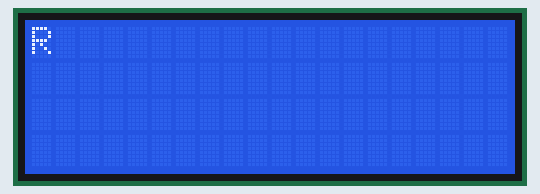
Simulated run of this sketch. Board: Arduino Uno, built with avr-gcc and run on an emulated ATmega328P. Parts: 20×4 character LCD. What the sketch prints to the serial monitor is not drawn.

Above: at 0.14 s.
At 0.61 s:
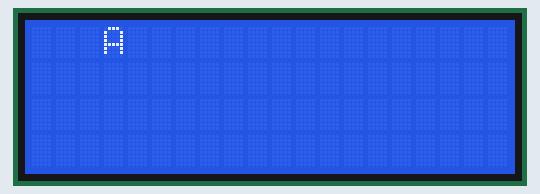
At 1.23 s:
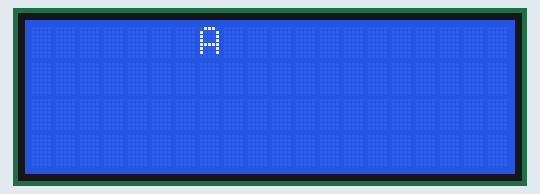

Measured:
- by itself, everything shown: repeats every 1.2 s, in 8 steps

The sketch:

8x2display-mux.ino
```cpp
#include <Wire.h>
#include <LiquidCrystal_I2C.h>

int count = 0;
LiquidCrystal_I2C lcd = LiquidCrystal_I2C(0x3F, 20, 4);

void setup() {
  Serial.begin(9600);
  Serial.println(__FILE__);
  lcd.init();
  lcd.backlight();
}


void loop() {
  lcd.clear();
  lcd.setCursor(0, 0);
  lcd.print("R");
  Serial.println("R");

  delay(150);
  lcd.clear();
  lcd.setCursor(1, 0);
  lcd.print("O");
  Serial.println("O");

  delay(150);
  lcd.clear();
  lcd.setCursor(2, 0);
  lcd.print("L");
  delay(150);
  lcd.clear();
  lcd.setCursor(3, 0);
  lcd.print("A");
  delay(150);
  lcd.clear();
  lcd.setCursor(4, 0);
  lcd.print(" ");
  delay(150);
  lcd.clear();
  lcd.setCursor(5, 0);
  lcd.print("C");
  delay(150);
  lcd.clear();
  lcd.setCursor(6, 0);
  lcd.print("O");
  delay(150);
  lcd.clear();
  lcd.setCursor(7, 0);
  lcd.print("A");
  delay(150);


  }
```
